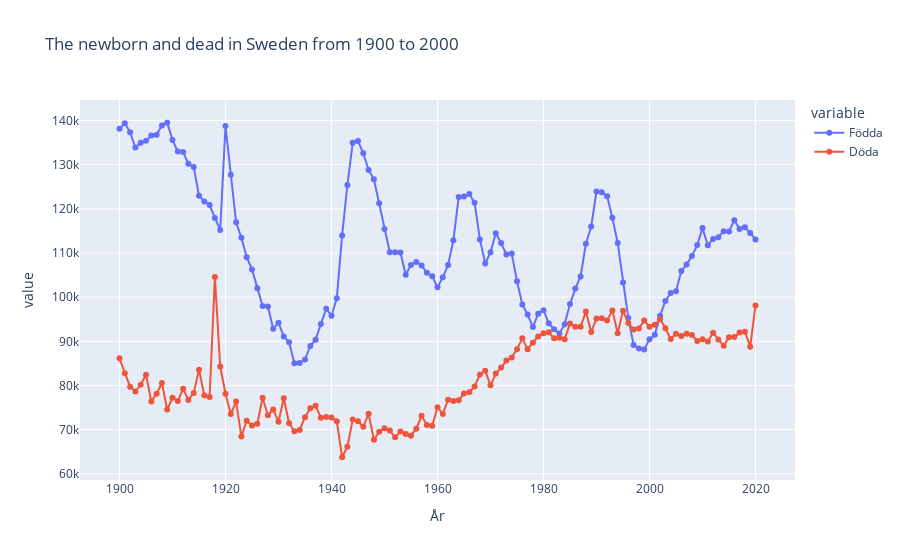

Notebook cell for this chart:
### Code cell
fig = px.line(from1900, x="År", y=["Födda", "Döda"], 
               title="The number of newborn and death in Sweden from 1900 to 2000", markers=True)
fig.show()
